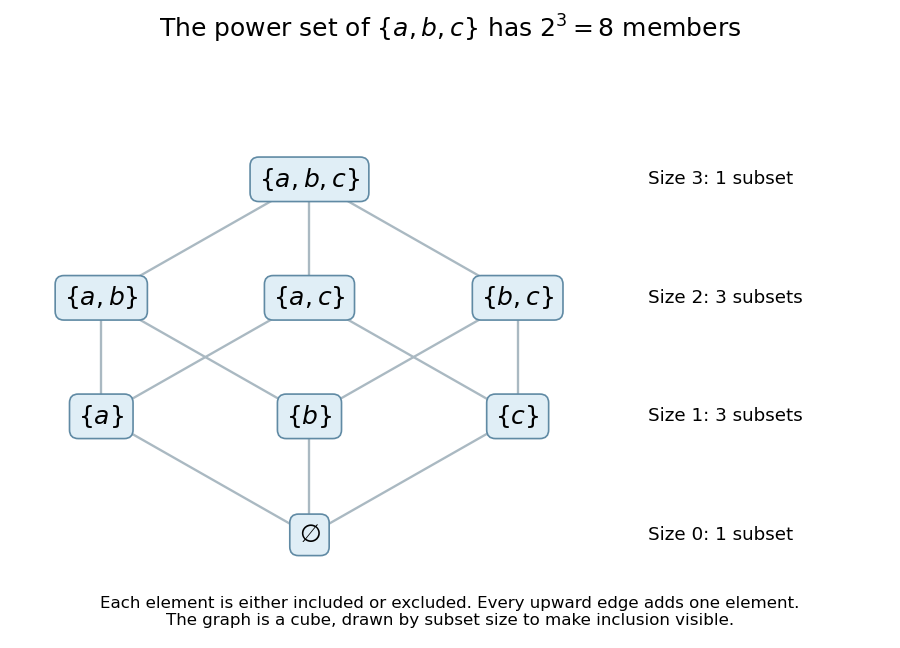

Here is the Python script that generated this plot:
"""Generate power-set-inclusion-cube.png in cwd.

Tested with Python 3.14.4, numpy 2.3.5, matplotlib 3.10.7.
Every vertex is one subset; an upward edge adds exactly one element.
"""

from itertools import combinations
from pathlib import Path
import matplotlib
matplotlib.use("Agg")
import matplotlib.pyplot as plt


def main():
    universe=('a','b','c')
    vertices=[frozenset(c) for k in range(4) for c in combinations(universe,k)]
    positions={frozenset():(0,0),frozenset('a'):(-2,1.4),frozenset('b'):(0,1.4),frozenset('c'):(2,1.4),
               frozenset('ab'):(-2,2.8),frozenset('ac'):(0,2.8),frozenset('bc'):(2,2.8),frozenset('abc'):(0,4.2)}
    edges=[(s,t) for s in vertices for t in vertices if s<t and len(t)==len(s)+1]
    assert len(vertices)==8 and len(edges)==12
    fig,ax=plt.subplots(figsize=(7.5,5.4),dpi=120,facecolor="white")
    for s,t in edges:
        ax.plot([positions[s][0],positions[t][0]],[positions[s][1],positions[t][1]],color="#aab9c2",lw=1.4,zorder=0)
    for s,(x,y) in positions.items():
        label=r"$\varnothing$" if not s else r"$\{"+','.join(sorted(s))+r"\}$"
        ax.text(x,y,label,ha="center",va="center",fontsize=15,
                bbox={"boxstyle":"round,pad=.35","facecolor":"#e0eef6","edgecolor":"#608aa4"})
    for k,number in enumerate([1,3,3,1]):
        ax.text(3.25,1.4*k,f"Size {k}: {number} subset"+('s' if number!=1 else ''),ha="left",va="center",fontsize=11)
    ax.set(xlim=(-2.8,5.5),ylim=(-.55,4.9))
    ax.axis("off")
    fig.suptitle(r"The power set of $\{a,b,c\}$ has $2^3=8$ members",fontsize=15)
    fig.text(.5,.035,"Each element is either included or excluded. Every upward edge adds one element.\n"
             "The graph is a cube, drawn by subset size to make inclusion visible.",ha="center",fontsize=10)
    fig.tight_layout(rect=(0,.075,1,.92))
    fig.savefig(Path.cwd()/"power-set-inclusion-cube.png",facecolor="white",transparent=False)
    plt.close(fig)


if __name__ == "__main__":
    main()
